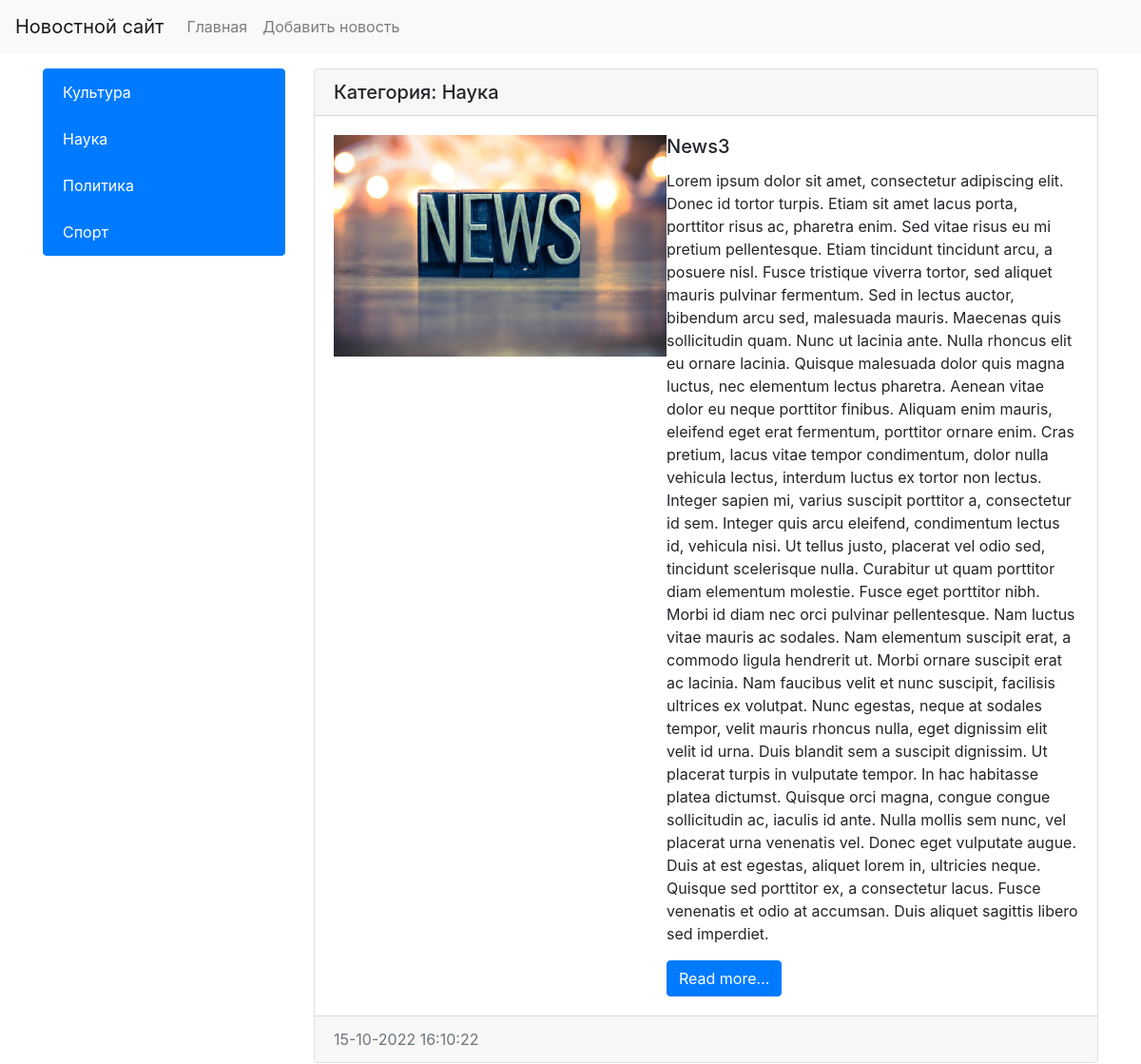
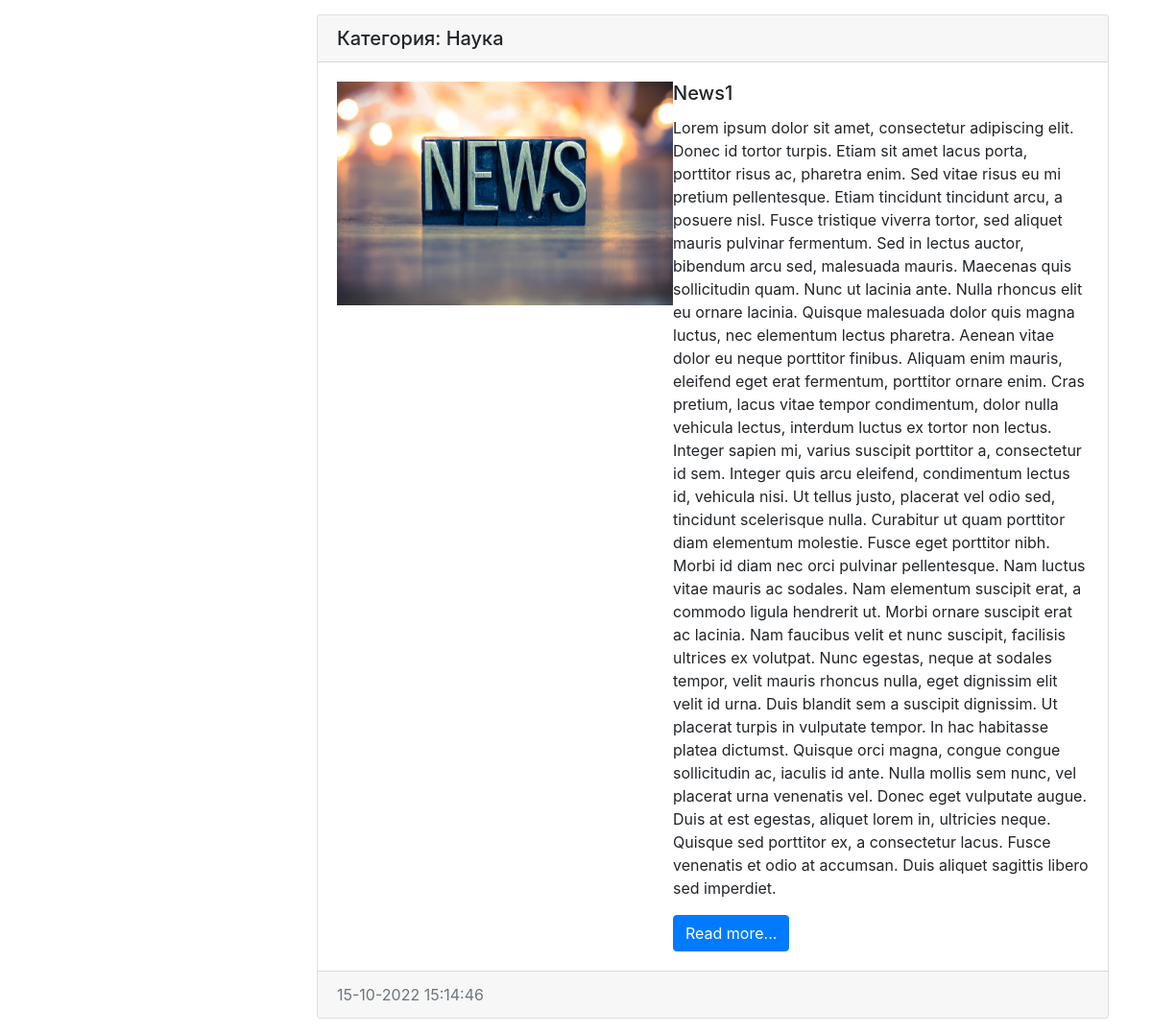
The app's page /category/4/ with its own data (2 pictures, top to bottom).
### news/models.py (models this page shows, shortened)
class Category(models.Model):
    title = models.CharField(max_length=150, db_index=True, verbose_name='Наименование категории')
    class Meta:
        verbose_name = 'Категория'
        verbose_name_plural = 'Категории'
        ordering = ['title'] #сортировка

class News(models.Model):
    title = models.CharField(max_length=150, verbose_name = 'Наименование')
    content = models.TextField(blank=True, verbose_name = 'Контент')
    created_at = models.DateTimeField(auto_now_add=True, verbose_name = 'Дата публикации')
    updated_at = models.DateTimeField(auto_now=True, verbose_name = 'Обновлено')
    photo = models.ImageField(upload_to='photos/%Y/%m/%d/', verbose_name = 'Фото', blank=True)
    is_published = models.BooleanField(default=True, verbose_name = 'Опубликовано')
    category = models.ForeignKey('Category', on_delete=models.PROTECT, null=True, verbose_name='Категория') #связь с таблицей категориями линковка
    class Meta:
        verbose_name = 'Новость'
        verbose_name_plural = 'Новости'
        ordering = ['-created_at'] #сортировка

### news/views.py (the view)
# urls.py: path('category/<int:category_id>/', get_category, name='category'),
def get_category(request, category_id):
    news = News.objects.filter(category_id=category_id)
    categories = Category.objects.all()
    category = Category.objects.get(pk=category_id)
    return render(request, 'news/category.html', {'news': news, 'categories': categories, 'category': category})

### news/templates/news/category.html (shortened to what this page needs)
{% extends 'base.html' %}
{% block sidebar %}
        <div class="col-md-3">
            <div class="list-group">
                {% for item_category in categories %}
                <a href="{% url 'category' item_category.pk %}" class="list-group-item list-group-item-action active" aria-current="true">{{ item_category.title }}</a>
                {% endfor %}
            </div>
        </div>
{% endblock %}
{% block content %}
             <div class="col-md-9">
            {% for item in news %}
            <div class="card mb-3">
                <h5 class="card-header">Категория: {{ item.category.title }}</h5>
                <div class="card-body">
                    <div class="media">
                        {% if item.photo%}
                        <img src="{{ item.photo.url }}" alt="" width="350" height="233">
                        {% else %}
                        <img src="../../../media/photos/2022/10/16/icon19.jpg" alt="" width="350">
                        {% endif %}
                        <div class="media-body">
                          <h5 class="card-title">{{ item.title }}</h5>
                          <p class="card-text">{{ item.content }}</p>
                          <a href="#" class="btn btn-primary">Read more...</a>
                        </div>
                    </div>
                </div>
                <div class="card-footer text-muted">
                    {{ item.created_at|date:"d-m-Y H:i:s" }}
                </div>
            </div>
            {% endfor %}
        </div>
{% endblock %}

### records on screen
Category: title "Культура"
Category: title "Наука"
Category: title "Политика"
Category: title "Спорт"
News: category "Наука", title "News3", content "Lorem ipsum dolor sit amet, consectetur adipiscing elit. Donec id tortor turpis. Etiam sit amet lacus porta, porttitor risus ac, pharetra enim. Sed vitae risus eu mi pretium pellentesque. Etiam tincidunt tincidunt arcu, a posuere nisl. Fusce tristique viverra tortor, sed aliquet mauris pulvinar fermentum. Sed in lectus auctor, bibendum arcu sed, malesuada mauris. Maecenas quis sollicitudin quam. Nunc ut lacinia ante. Nulla rhoncus elit eu ornare lacinia. Quisque malesuada dolor quis magna luctus, nec elementum lectus pharetra. Aenean vitae dolor eu neque porttitor finibus. Aliquam enim mauris, eleifend eget erat fermentum, porttitor ornare enim. Cras pretium, lacus vitae tempor condimentum,…", created_at "15-10-2022 16:10:22"
News: category "Наука", title "News1", content "Lorem ipsum dolor sit amet, consectetur adipiscing elit. Donec id tortor turpis. Etiam sit amet lacus porta, porttitor risus ac, pharetra enim. Sed vitae risus eu mi pretium pellentesque. Etiam tincidunt tincidunt arcu, a posuere nisl. Fusce tristique viverra tortor, sed aliquet mauris pulvinar fermentum. Sed in lectus auctor, bibendum arcu sed, malesuada mauris. Maecenas quis sollicitudin quam. Nunc ut lacinia ante. Nulla rhoncus elit eu ornare lacinia. Quisque malesuada dolor quis magna luctus, nec elementum lectus pharetra. Aenean vitae dolor eu neque porttitor finibus. Aliquam enim mauris, eleifend eget erat fermentum, porttitor ornare enim. Cras pretium, lacus vitae tempor condimentum,…", created_at "15-10-2022 15:14:46"
